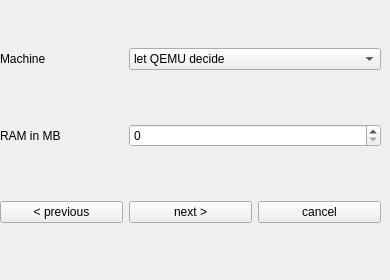
     <widget class="QWidget" name="page_20">
      <widget class="QWidget" name="gridLayoutWidget_19">
       <property name="geometry">
        <rect>
         <x>0</x>
         <y>0</y>
         <width>381</width>
         <height>271</height>
        </rect>
       </property>
       <layout class="QGridLayout" name="gridLayout_19">
        <item row="3" column="1">
         <widget class="QPushButton" name="pushButton_57">
          <property name="text">
           <string>next &gt;</string>
          </property>
         </widget>
        </item>
        <item row="2" column="0">
         <widget class="QLabel" name="label_52">
          <property name="text">
           <string>RAM in MB</string>
          </property>
         </widget>
        </item>
        <item row="0" column="0">
         <widget class="QLabel" name="label_53">
          <property name="text">
           <string>Machine</string>
          </property>
         </widget>
        </item>
        <item row="3" column="0">
         <widget class="QPushButton" name="pushButton_58">
          <property name="text">
           <string>&lt; previous</string>
          </property>
         </widget>
        </item>
        <item row="3" column="2">
         <widget class="QPushButton" name="pushButton_59">
          <property name="text">
           <string>cancel</string>
          </property>
         </widget>
        </item>
        <item row="0" column="1" colspan="2">
         <widget class="QComboBox" name="comboBox_31">
          <item>
           <property name="text">
            <string>let QEMU decide</string>
           </property>
          </item>
          <item>
           <property name="text">
            <string>SPARCClassic</string>
           </property>
          </item>
          <item>
           <property name="text">
            <string>SPARCbook</string>
           </property>
          </item>
          <item>
           <property name="text">
            <string>SS-10</string>
           </property>
          </item>
          <item>
           <property name="text">
            <string>SS-20</string>
           </property>
          </item>
          <item>
           <property name="text">
            <string>SS-4</string>
           </property>
          </item>
          <item>
           <property name="text">
            <string>SS-5</string>
           </property>
          </item>
          <item>
           <property name="text">
            <string>SS-600MP</string>
           </property>
          </item>
          <item>
           <property name="text">
            <string>Voyager</string>
           </property>
          </item>
          <item>
           <property name="text">
            <string>leon3_generic</string>
           </property>
          </item>
          <item>
           <property name="text">
            <string>none</string>
           </property>
          </item>
         </widget>
        </item>
        <item row="2" column="1" colspan="2">
         <widget class="QSpinBox" name="spinBox_13">
          <property name="maximum">
           <number>32768</number>
          </property>
         </widget>
        </item>
       </layout>
      </widget>
     </widget>
